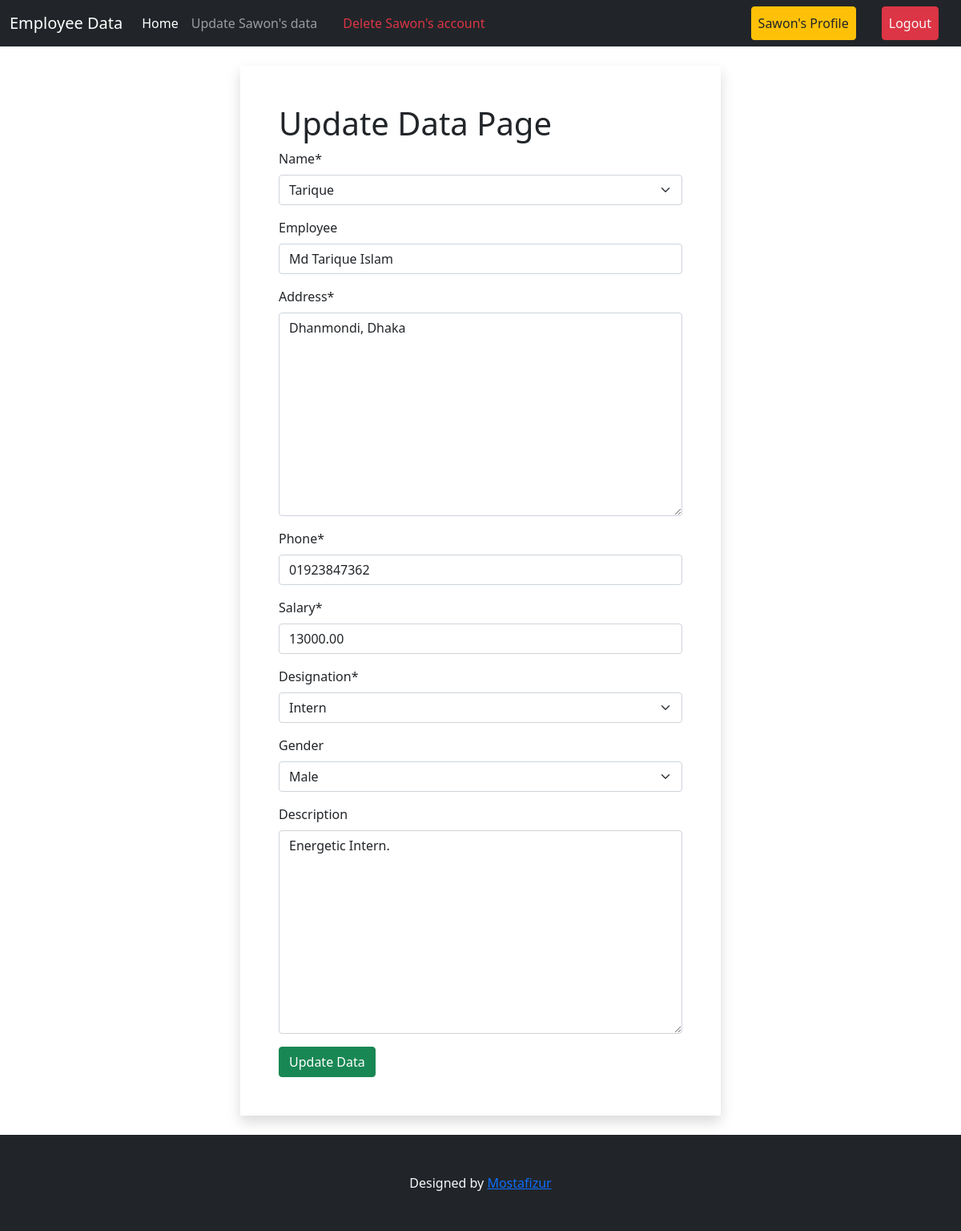
The page /update-by-admin/11/ (signed in) on the database its author committed.
### main_data/models.py (models this page shows)
class E_data(models.Model):
  DESIGNATION_CHOICES = [
      ('Manager', 'Manager'),
      ('Accountant', 'Accountant'),
      ('HR', 'HR'),
      ('Software Developer', 'Software Developer'),
      ('Intern', 'Intern'),
  ]
  GENDER_CHOICES = [
      ('Male', 'Male'),
      ('Female', 'Female'),
  ]
  name = models.OneToOneField(User, on_delete=models.CASCADE)
  employee = models.CharField(max_length=40, blank=True, null=True)
  address = models.TextField()
  phone = models.CharField(max_length=14)
  salary = models.DecimalField(max_digits=10, decimal_places=2)
  designation = models.CharField(max_length=20, choices=DESIGNATION_CHOICES)
  gender = models.CharField(max_length=20, blank=True, choices=GENDER_CHOICES)
  created_on = models.DateTimeField(blank=True, null=True, auto_now_add=True)
  description = models.TextField(blank=True, null=True)
  def __str__(self):
    return self.name.username

### main_data/views.py (the view, shortened to what this page needs)
# urls.py: path("update-by-admin/<int:pk>/", views.update_data_form_admin, name="update_data_form_admin"),
@login_required
def update_data_form_admin(request, pk):
    try:
        data = E_data.objects.get(pk=pk)
        data_form = DataUpdateFormAdmin(instance=data)
        context = {
            "form": data_form,
            "type": "Update"
        }
        return render(request, "add_data.html", context=context)
    except E_data.DoesNotExist:
        return HttpResponse("Employee Data does not exist")

### main_data/forms.py
class DataUpdateFormAdmin(forms.ModelForm):
    phone = forms.CharField(
        max_length=14,
        validators=[RegexValidator(r'^\d+$', message="Phone number must contain only digits.")],
        widget=forms.TextInput(attrs={'placeholder': 'Phone Number'})
    )
    class Meta:
        model = E_data
        fields = '__all__'

### profiles/context_processors.py (called while the page is built)
def user_data(request):
    if request.user.is_authenticated:
        try:
            data = E_data.objects.get(name=request.user)
        except E_data.DoesNotExist:
            data = None
        return {'base': data, "user": request.user}
    return {}

### main_data/templates/add_data.html (shortened to what this page needs)
{% extends 'base.html' %}
{% load crispy_forms_tags %}
{% block content %}
<div class="my-4">
<form class="mx-auto w-50 p-5 shadow" method="post">
  <h1>{{type}} Data Page</h1>
  {{ form | crispy }}
  <button class="btn btn-success" type="submit">{{type}} Data</button>
</form>
</div>
{% endblock %}

### templates/base.html (shortened to what this page needs)
<!DOCTYPE html>
<html lang="en">
  <head>
    <link
      href="https://cdn.jsdelivr.net/npm/bootstrap@5.0.2/dist/css/bootstrap.min.css"
      rel="stylesheet"
    />
  </head>
  <body>
    <nav class="navbar navbar-expand-lg navbar-dark bg-dark sticky-top">
      <div class="container-fluid">
        <a class="navbar-brand" href="{% url 'homepage' %}">Employee Data</a>
        <div class="collapse navbar-collapse" id="navbarSupportedContent">
          <ul class="navbar-nav me-auto mb-2 mb-lg-0">
            <li class="nav-item">
              <a
                class="nav-link active"
                aria-current="page"
                href="{% url 'homepage' %}"
                >Home</a
              >
            </li>
            {% if base.id %}
            <li class="nav-item">
              <a
                class="nav-link"
                href="{% url 'update_data_form' base.id %}"
                >Update {{base}}'s data</a
              >
            </li>
            {% endif %}
            {% if request.user.is_authenticated %}
            {% if not request.user.is_superuser %}
            <li class="nav-item ms-3">
              <a
                class="nav-link text-danger"
                href="{% url 'delete_user_data' %}"
                >Delete {{user}}'s account</a
              >
            </li>
            {% endif %}
            {% endif %}
          </ul>
          <div class="d-flex">
            <ul class="navbar-nav me-auto mb-2 mb-lg-0">
              {% if request.user.is_authenticated %}
              <li class="nav-item mx-3">
                <a
                  class="nav-link btn btn-warning text-dark"
                  href="{% url 'profile' %}"
                  >{{user.username}}'s Profile</a
                >
              </li>
              <li class="nav-item mx-3">
                <a
                  class="nav-link btn btn-danger text-light"
                  href="{% url 'user_logout' %}"
                  >Logout</a
                >
              </li>
              {% endif %}
            </ul>
          </div>
        </div>
      </div>
    </nav>
    {% block content %} {% endblock %}
    <footer class="mt-4 py-5 bg-dark">
      <center class="text-light"> Designed by <a href="#">Mostafizur</a></center>
    </footer>
  </body>
</html>

### rows shown on the page
E_data: name.username "Sawon"
E_data: name "Tarique", employee "Md Tarique Islam", address "Dhanmondi, Dhaka", phone "01923847362", salary "13000.00", designation "Intern", gender "Male", description "Energetic Intern."

### other values the page prints
{{ user }} "Sawon"
{{ user.username }} "Sawon"
{{ type }} "Update"
